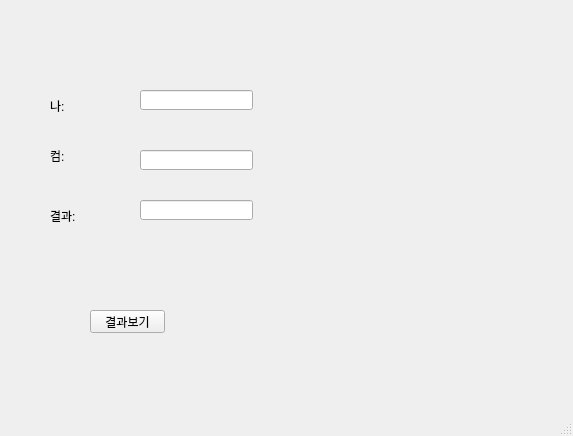
<?xml version="1.0" encoding="UTF-8"?>
<ui version="4.0">
 <class>MainWindow</class>
 <widget class="QMainWindow" name="MainWindow">
  <property name="geometry">
   <rect>
    <x>0</x>
    <y>0</y>
    <width>573</width>
    <height>436</height>
   </rect>
  </property>
  <property name="windowTitle">
   <string>MainWindow</string>
  </property>
  <widget class="QWidget" name="centralwidget">
   <widget class="QLabel" name="label">
    <property name="geometry">
     <rect>
      <x>50</x>
      <y>100</y>
      <width>56</width>
      <height>12</height>
     </rect>
    </property>
    <property name="text">
     <string>나:</string>
    </property>
   </widget>
   <widget class="QLineEdit" name="le1">
    <property name="geometry">
     <rect>
      <x>140</x>
      <y>90</y>
      <width>113</width>
      <height>20</height>
     </rect>
    </property>
   </widget>
   <widget class="QPushButton" name="pb">
    <property name="geometry">
     <rect>
      <x>90</x>
      <y>310</y>
      <width>75</width>
      <height>23</height>
     </rect>
    </property>
    <property name="text">
     <string>결과보기</string>
    </property>
   </widget>
   <widget class="QLabel" name="label_2">
    <property name="geometry">
     <rect>
      <x>50</x>
      <y>150</y>
      <width>56</width>
      <height>12</height>
     </rect>
    </property>
    <property name="text">
     <string>컴:</string>
    </property>
   </widget>
   <widget class="QLabel" name="label_3">
    <property name="geometry">
     <rect>
      <x>50</x>
      <y>210</y>
      <width>56</width>
      <height>12</height>
     </rect>
    </property>
    <property name="text">
     <string>결과:</string>
    </property>
   </widget>
   <widget class="QLineEdit" name="le2">
    <property name="geometry">
     <rect>
      <x>140</x>
      <y>150</y>
      <width>113</width>
      <height>20</height>
     </rect>
    </property>
   </widget>
   <widget class="QLineEdit" name="le3">
    <property name="geometry">
     <rect>
      <x>140</x>
      <y>200</y>
      <width>113</width>
      <height>20</height>
     </rect>
    </property>
   </widget>
  </widget>
  <widget class="QMenuBar" name="menubar">
   <property name="geometry">
    <rect>
     <x>0</x>
     <y>0</y>
     <width>573</width>
     <height>21</height>
    </rect>
   </property>
  </widget>
  <widget class="QStatusBar" name="statusbar"/>
 </widget>
 <resources/>
 <connections/>
</ui>
